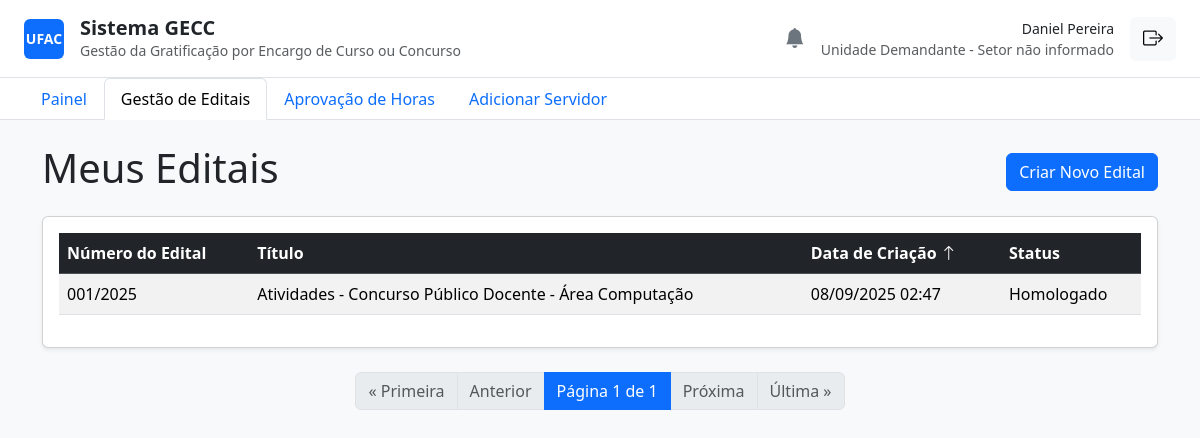
Page /editais/ (signed in) on the committed database.
### core/models.py (models this page shows, shortened)
class ServidorProfile(models.Model):
    FUNCAO_CHOICES = [
        ("Servidor", "Servidor"),
        ("Unidade Demandante", "Unidade Demandante"),
        ("PRODGEP/PROPEG", "PRODGEP/PROPEG"),
    ]
    STATUS_CHOICES = [
        ("Aguardando Homologação", "Aguardando Homologação"),
        ("Homologado", "Homologado"),
        ("Recusado", "Recusado"),
    ]
    TITULACAO_CHOICES = [
        ('Graduação', 'Graduação'),
        ('Especialização', 'Especialização'),
        ('Mestrado', 'Mestrado'),
        ('Doutorado', 'Doutorado'),
        ('Pós-Doutorado', 'Pós-Doutorado'),
    ]
    user = models.OneToOneField(User, on_delete=models.CASCADE)
    siape = models.CharField(max_length=20, unique=True, null=True, blank=True)
    cpf = models.CharField(max_length=14, unique=True, null=True, blank=True)
    setor = models.CharField(max_length=100, blank=True)
    funcao = models.CharField(max_length=30, choices=FUNCAO_CHOICES, default="Servidor")
    status = models.CharField(max_length=30, choices=STATUS_CHOICES, default="Aguardando Homologação")
    telefone = models.CharField(max_length=20, blank=True)
    limite_horas_anual = models.IntegerField(default=120)
    horas_utilizadas = models.IntegerField(default=0)
    titulacao = models.CharField(max_length=20, choices=TITULACAO_CHOICES, null=True, blank=True)
    unidade = models.ForeignKey(Unidade, on_delete=models.SET_NULL, null=True, blank=True, related_name='servidores')

class Edital(models.Model):
    STATUS_CHOICES = [
        ("Rascunho", "Rascunho"),
        ("Aguardando Homologação", "Aguardando Homologação"),
        ("Homologado", "Homologado"),
        ("Recusado", "Recusado"),
        ("Ativo", "Ativo"),
        ("Finalizado", "Finalizado"),
    ]
    numero_edital = models.CharField(max_length=50, unique=True)
    titulo = models.CharField(max_length=255)
    descricao = models.TextField(blank=True)
    unidade_demandante_nome = models.CharField(max_length=255)
    data_inicio = models.DateField()
    data_fim = models.DateField()
    status = models.CharField(max_length=30, choices=STATUS_CHOICES, default="Rascunho")
    justificativa_recusa = models.TextField(blank=True, null=True)
    valor_empenho = models.DecimalField(max_digits=12, decimal_places=2, default=0.00)
    criado_por = models.ForeignKey(User, on_delete=models.PROTECT, related_name="editais_criados")
    homologado_por = models.ForeignKey(
        User,
        on_delete=models.PROTECT,
        related_name="editais_homologados",
        null=True,
        blank=True,
    )
    created_at = models.DateTimeField(auto_now_add=True)
    updated_at = models.DateTimeField(auto_now=True)
    class Meta:
        verbose_name = "Edital"
        verbose_name_plural = "Editais"
        ordering = ["-data_inicio"]

### core/decorators.py (the view)
        def wrapper(request, *args, **kwargs):
            if not request.user.is_authenticated:
                return redirect('login')
            try:
                if request.user.servidorprofile.funcao in allowed_roles:
                    return view_func(request, *args, **kwargs)
                else:
                    return redirect('painel')
            except AttributeError:
                return redirect('painel')

### core/views.py (called while the page is built)
@login_required
@unidade_demandante_required
def listar_editais(request):
    lista_de_editais = Edital.objects.filter(criado_por=request.user)
    sort_param = request.GET.get('sort', '-created_at')
    allowed_sort_fields = ['numero_edital', 'titulo', 'created_at', 'status']
    sort_field = sort_param.lstrip('-')
    if sort_field in allowed_sort_fields:
        lista_de_editais = lista_de_editais.order_by(sort_param)
    else:
        lista_de_editais = lista_de_editais.order_by('-created_at')
    paginator = Paginator(lista_de_editais, 10)
    page_number = request.GET.get('page')
    page_obj = paginator.get_page(page_number)
    context = {
        'page_obj': page_obj,
        'current_sort': sort_param
    }
    return render(request, 'listar_editais.html', context)

### core/templates/listar_editais.html (shortened to what this page needs)
{% extends 'base.html' %}
{% block content %}
    <div class="d-flex justify-content-between align-items-center mb-3">
        <h1>Meus Editais</h1>
        <a href="{% url 'criar_edital' %}" class="btn btn-primary">Criar Novo Edital</a>
    </div>
    <div class="card shadow-sm">
        <div class="card-body">
            <table class="table table-striped table-hover">
                <thead class="table-dark">
                    <tr>
                        <th>
                            <a class="text-white text-decoration-none" href="?sort={% if current_sort == 'numero_edital' %}-numero_edital{% else %}numero_edital{% endif %}">
                                Número do Edital
                            </a>
                        </th>
                        <th>
                            <a class="text-white text-decoration-none" href="?sort={% if current_sort == 'titulo' %}-titulo{% else %}titulo{% endif %}">
                                Título
                            </a>
                        </th>
                        <th>
                            <a class="text-white text-decoration-none" href="?sort={% if current_sort == 'created_at' %}-created_at{% else %}created_at{% endif %}">
                                Data de Criação
                                {% if 'created_at' in current_sort %}
                                    <i class="bi bi-arrow-{% if current_sort|slice:":1" == '-' %}up{% else %}down{% endif %}"></i>
                                {% endif %}
                            </a>
                        </th>
                        <th>
                            <a class="text-white text-decoration-none" href="?sort={% if current_sort == 'status' %}-status{% else %}status{% endif %}">
                                Status
                            </a>
                        </th>
                    </tr>
                </thead>
                <tbody>
                    {% for edital in page_obj %}
                    <tr data-href="{% url 'detalhes_edital' pk=edital.pk %}">
                        <td>{{ edital.numero_edital }}</td>
                        <td>{{ edital.titulo }}</td>
                        <td>{{ edital.created_at|date:"d/m/Y H:i" }}</td>
                        <td>{{ edital.status }}</td>
                    </tr>
                    {% empty %}
                    <tr>
                        <td colspan="4" class="text-center">Você ainda não criou nenhum edital.</td>
                    </tr>
                    {% endfor %}
                </tbody>
            </table>
        </div>
    </div>
    <nav aria-label="Navegação de página" class="mt-4">
        <ul class="pagination justify-content-center">
            {% if page_obj.has_previous %}
                <li class="page-item"><a class="page-link" href="?page=1">&laquo; Primeira</a></li>
                <li class="page-item"><a class="page-link" href="?page={{ page_obj.previous_page_number }}">Anterior</a></li>
            {% else %}
                <li class="page-item disabled"><span class="page-link">&laquo; Primeira</span></li>
                <li class="page-item disabled"><span class="page-link">Anterior</span></li>
            {% endif %}
            <li class="page-item active" aria-current="page">
                <span class="page-link">Página {{ page_obj.number }} de {{ page_obj.paginator.num_pages }}</span>
            </li>
            {% if page_obj.has_next %}
                <li class="page-item"><a class="page-link" href="?page={{ page_obj.next_page_number }}">Próxima</a></li>
                <li class="page-item"><a class="page-link" href="?page={{ page_obj.paginator.num_pages }}">Última &raquo;</a></li>
            {% else %}
                <li class="page-item disabled"><span class="page-link">Próxima</span></li>
                <li class="page-item disabled"><span class="page-link">Última &raquo;</span></li>
            {% endif %}
        </ul>
    </nav>
{% endblock %}

### core/templates/base.html (shortened to what this page needs)
<!DOCTYPE html>
<html lang="pt-br">
<head>
    <link href="https://cdn.jsdelivr.net/npm/bootstrap@5.3.3/dist/css/bootstrap.min.css" rel="stylesheet">
    <link rel="stylesheet" href="https://cdn.jsdelivr.net/npm/bootstrap-icons@1.11.3/font/bootstrap-icons.min.css">
</head>
<body class="bg-light">
    {% block header %}
    <header class="bg-white border-bottom px-4 py-3">
        <div class="d-flex justify-content-between align-items-center">
            <div class="d-flex align-items-center">
                <div class="bg-primary rounded d-flex align-items-center justify-content-center me-3" style="width: 40px; height: 40px;">
                    <span class="text-white fw-bold small">UFAC</span>
                </div>
                <div>
                    <h1 class="h5 mb-0 fw-semibold">Sistema GECC</h1>
                    <p class="small text-muted mb-0">Gestão da Gratificação por Encargo de Curso ou Concurso</p>
                </div>
            </div>
            <div class="d-flex align-items-center">
                {% if user.is_authenticated %}
                    <div class="dropdown me-3">
                        <a href="#" class="text-secondary position-relative" id="notificationDropdown" data-bs-toggle="dropdown" aria-expanded="false">
                            <i class="bi bi-bell-fill fs-5"></i>
                        </a>
                    </div>
                    <div class="text-end me-3">
                        <a href="{% url 'meu_perfil' %}" class="text-decoration-none">
                            <p class="mb-0 fw-medium small text-dark">{{ user.get_full_name|default:user.username }}</p>
                        </a>
                        <p class="small text-muted mb-0">
                            {{ user.servidorprofile.funcao }} - {{ user.servidorprofile.setor|default:"Setor não informado" }}
                        </p>
                    </div>
                    <form action="{% url 'logout' %}" method="post">
                        <button type="submit" class="btn btn-light" title="Sair">
                            <i class="bi bi-box-arrow-right fs-5"></i>
                        </button>
                    </form>
                {% endif %}
            </div>
        </div>
    </header>
    {% endblock header %}
    {% block navigation %}
    {% if user.is_authenticated %}
        <nav class="bg-white border-bottom px-4">
            <ul class="nav nav-tabs border-0">
                <li class="nav-item">
                    <a class="nav-link {% if request.resolver_match.url_name == 'painel' %}active{% endif %}" href="{% url 'painel' %}">Painel</a>
                </li>
                {% if user.servidorprofile.funcao == 'Unidade Demandante' %}
                    <li class="nav-item">
                        <a class="nav-link {% if 'editais' in request.path %}active{% endif %}" href="{% url 'listar_editais' %}">Gestão de Editais</a>
                    </li>
                    <li class="nav-item">
                        <a class="nav-link {% if 'horas/aprovar' in request.path %}active{% endif %}" href="{% url 'aprovar_horas' %}">Aprovação de Horas</a>
                    </li>
                    <li class="nav-item">
                        <a class="nav-link {% if 'servidores/adicionar' in request.path %}active{% endif %}" href="{% url 'adicionar_servidor' %}">Adicionar Servidor</a>
                    </li>
                {% endif %}
            </ul>
        </nav>
    {% endif %}
    {% endblock navigation %}
    <main class="container my-4">
{% block content %}{% endblock %}
    </main>
</body>
</html>

### rows in the picture
Edital: numero_edital "001/2025", titulo "Atividades - Concurso Público Docente - Área Computação", created_at "08/09/2025 02:47", status "Homologado"

### other values in the picture
{{ user.get_full_name|default:user.username }} "Daniel Pereira"
{{ user.servidorprofile.funcao }} "Unidade Demandante"
{{ user.servidorprofile.setor|default:"Setor não informado" }} "Setor não informado"
{{ page_obj.number }} "1"
{{ page_obj.paginator.num_pages }} "1"
